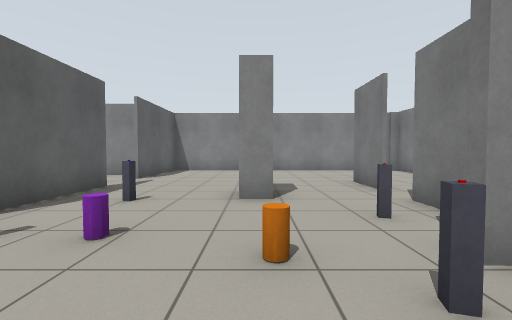
View 1 (above)

24 first-person views from a walk through a Gazebo world. The camera is 0.94 m above the floor, tilts 2° down and sees 90° across. The floor is counted in squares, 1 m on a side. Each view is taken from the middle of a square. On the plan, view 1 faces up. The plan holds only what a view shows up to about 10 squares ahead; the rest is blank.

View 2
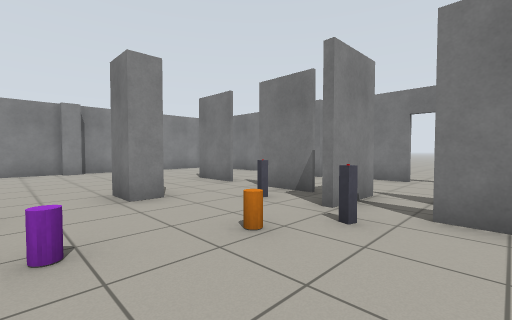

View 3
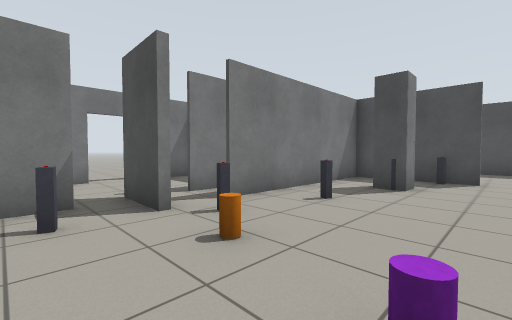

View 4
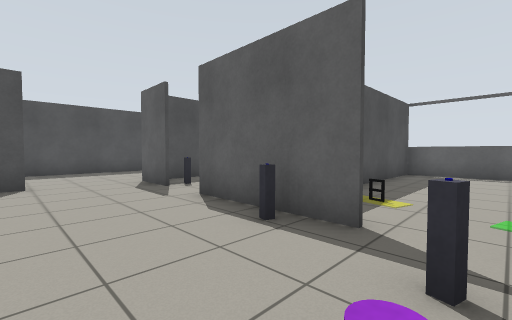

View 5
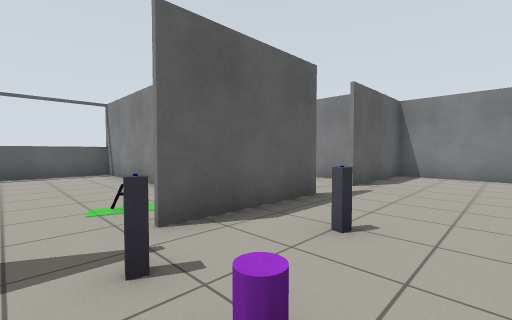

View 6
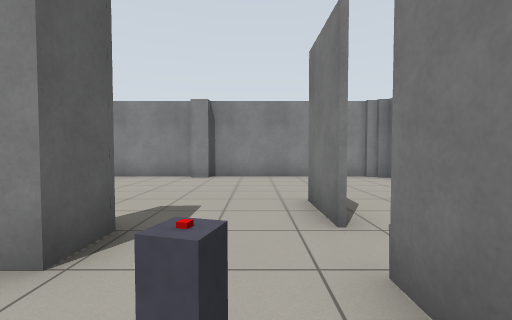

View 7
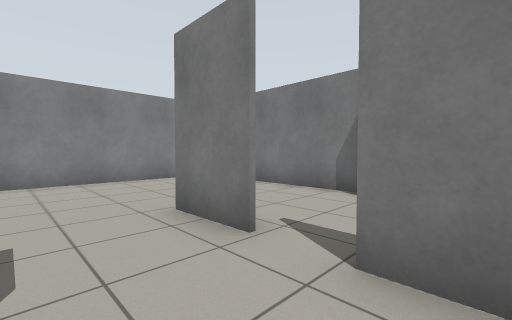

View 8
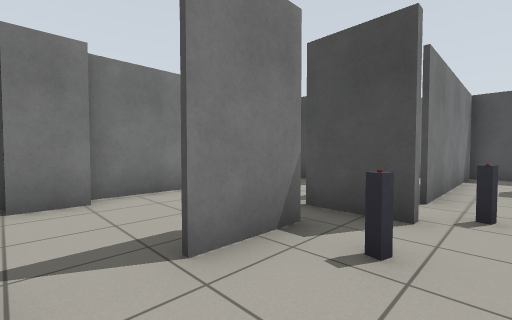

View 9
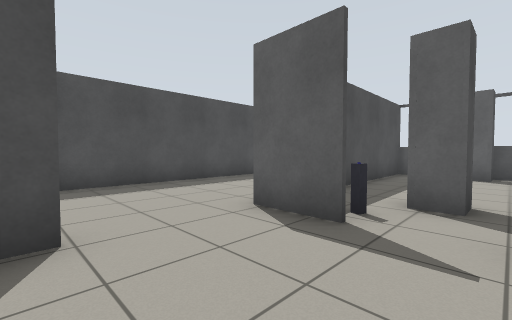

View 10
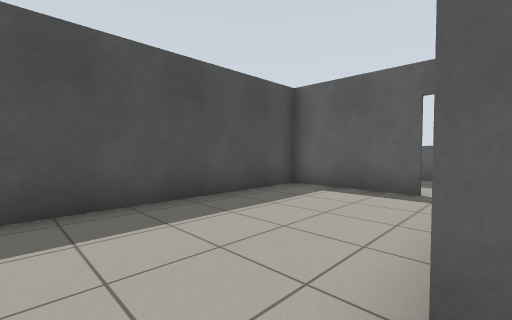

View 11
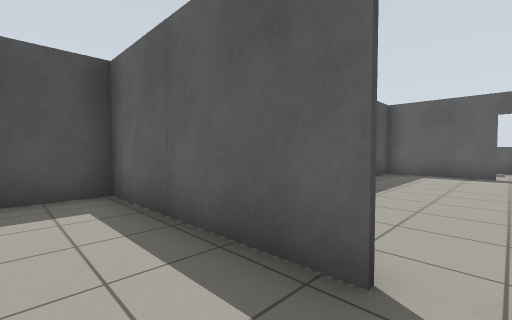

View 12
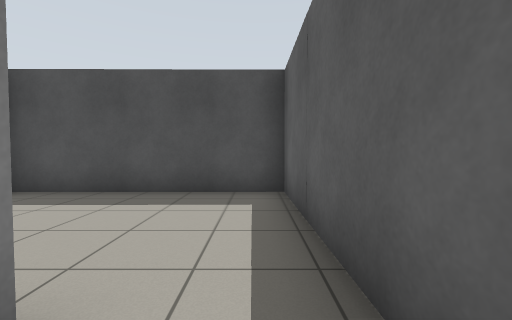

View 13
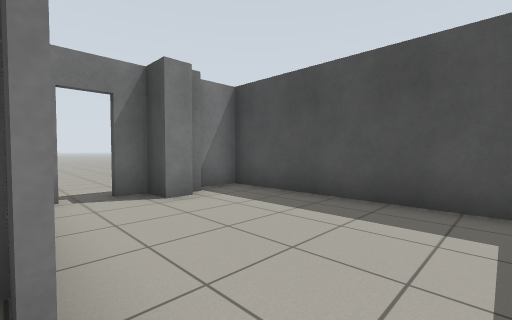

View 14
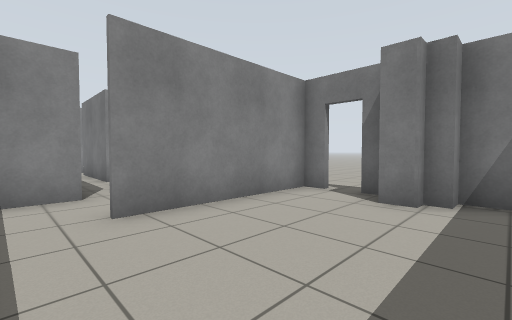

View 15
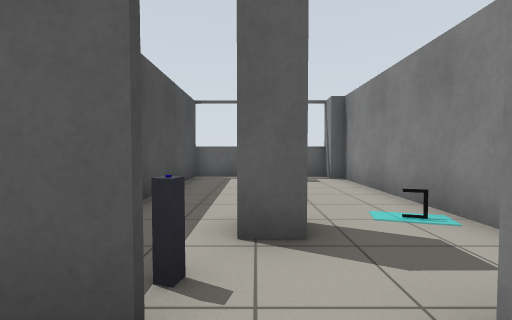

View 16
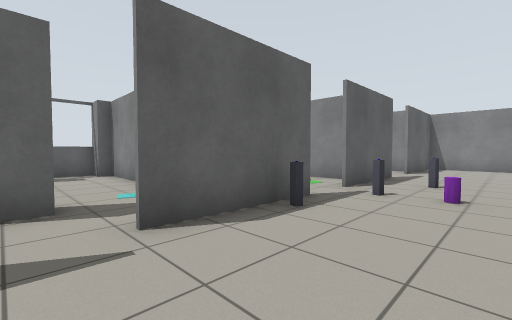

View 17
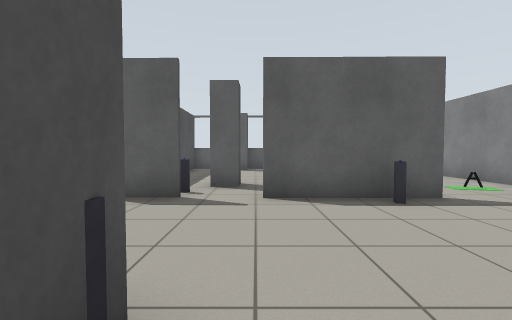

View 18
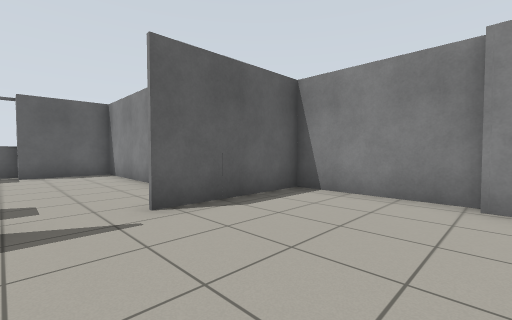

View 19
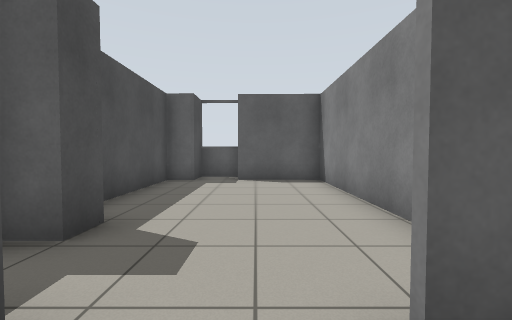

View 20
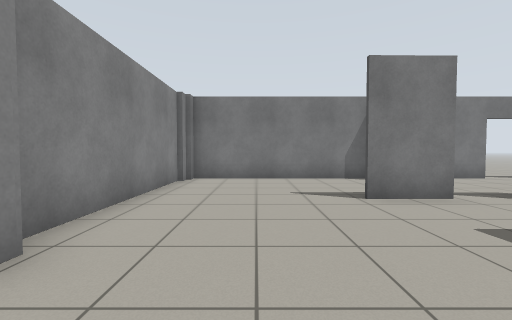

View 21
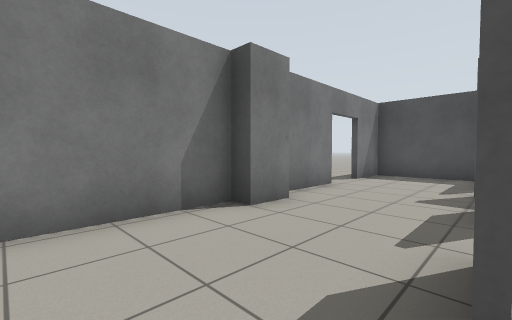

View 22
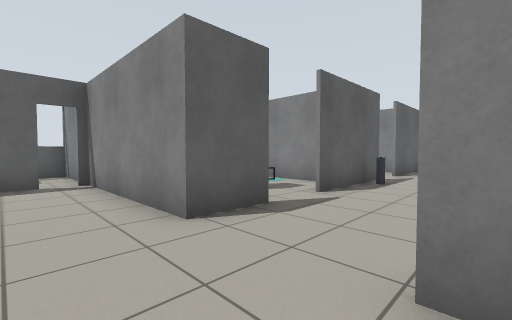

View 23
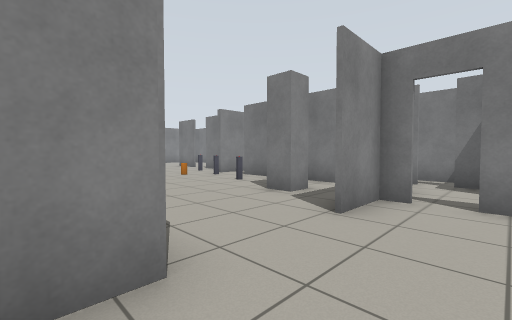

View 24
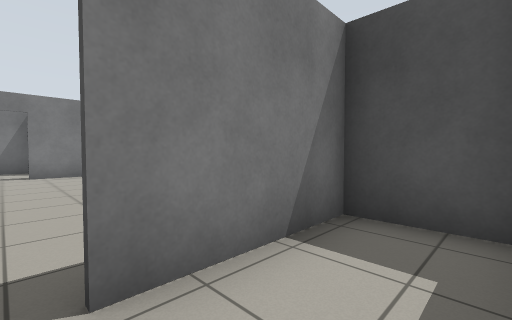

### Floor plan
Ten units are one square. View 1 is at (0, 0); x grows to the right and y downward. Boxes are objects, and circles mark ways between rooms. Rooms are numbered by the first view taken in them; rooms with no view inside come last. Other rooms are left out.
<svg viewBox="-132 -130 207 254">
<path fill="none" stroke="#000" d="M18 -23 35 -22M3 -60 3 -50 -3 -50 -3 -59M-41 -7 -41 16M30 -31 30 -49M-49 -50 -123 -51M35 -20 18 -21M-40 -69 -40 -33M30 -60 30 -79M37 13 64 13 65 -5M33 25 33 -9M-41 35 -41 52 -90 53M62 -48 62 -58 67 -58 67 -123 60 -123M67 -21 67 -49M-6 50 2 50M9 50 20 50 20 -8M2 58 2 51 -7 52M3 -121 -4 -121 -4 -125 -39 -125 -40 -87M2 83 2 66M-124 -1 -81 -1M61 -125 2 -125M-92 63 -92 96M-89 96 -12 95M-123 -51 -124 -1M20 70 32 70 33 60M3 66 3 119 67 118 67 86M67 77 67 71 20 71M22 51 9 51M68 104 63 103 63 99 59 99 59 94 68 94M-124 51 -124 71M-111 96 -89 96M-90 53 -127 53M-93 96 -93 63M-64 24 -57 25 -57 33M-53 1 -115 0M-122 23 -115 24 -115 29M-124 4 -124 51M-126 52 -49 51M-64 -60 -58 -60 -58 -54M-114 -61 -114 -51 -77 -52M-46 -101 -113 -101 -113 -74 -123 -74M-123 -74 -123 -61"/>
<rect x="-65" y="-15" width="10" height="10" fill="#bbb"><title>other object</title></rect>
<rect x="-55" y="-35" width="10" height="10" fill="#bbb"><title>other object</title></rect>
<rect x="-45" y="-25" width="10" height="10" fill="#bbb"><title>grey post</title></rect>
<rect x="-35" y="-35" width="10" height="10" fill="#bbb"><title>other object</title></rect>
<rect x="-35" y="-45" width="10" height="10" fill="#bbb"><title>grey post</title></rect>
<rect x="-25" y="-35" width="10" height="10" fill="#bbb"><title>purple cylinder</title></rect>
<rect x="-25" y="-65" width="10" height="10" fill="#bbb"><title>grey post</title></rect>
<rect x="-15" y="45" width="10" height="10" fill="#bbb"><title>grey post</title></rect>
<rect x="-5" y="25" width="10" height="10" fill="#bbb"><title>grey post</title></rect>
<rect x="-5" y="-25" width="10" height="10" fill="#bbb"><title>orange cylinder</title></rect>
<rect x="5" y="-5" width="10" height="10" fill="#bbb"><title>grey post</title></rect>
<rect x="5" y="-25" width="10" height="10" fill="#bbb"><title>other object</title></rect>
<rect x="5" y="-35" width="10" height="10" fill="#bbb"><title>grey post</title></rect>
<rect x="15" y="-45" width="10" height="10" fill="#bbb"><title>red box</title></rect>
<rect x="15" y="-55" width="10" height="10" fill="#bbb"><title>grey post</title></rect>
<rect x="-75" y="5" width="10" height="10" fill="#bbb"><title>other object</title></rect>
<rect x="-55" y="35" width="10" height="10" fill="#bbb"><title>other object</title></rect>
<rect x="-55" y="25" width="10" height="10" fill="#bbb"><title>grey post</title></rect>
<circle cx="0" cy="60" r="3" fill="#2a7"/>
<circle cx="-90" cy="60" r="3" fill="#2a7"/>
<circle cx="-40" cy="25" r="3" fill="#2a7"/>
<circle cx="-40" cy="-75" r="3" fill="#2a7"/>
<text x="-10" y="-30">1</text>
<text x="30" y="90">2</text>
<text x="-110" y="70">3</text>
<text x="-80" y="20">4</text>
<text x="-80" y="-80">5</text>
</svg>
Room 1 opens to room 2. Room 1 opens to room 3. Room 1 opens to room 4. Room 1 opens to room 5.

Where each view was taken, in squares from view 1:
view 1: 0 up, 0 right, facing up
view 2: 0 up, 2 left, facing up-right
view 3: 4 up, 2 left, facing down-right
view 4: 3 up, 1 left, facing down-left
view 5: 2 up, 1 left, facing up-left
view 6: 3 up, 2 right, facing up
view 7: 4 up, 1 right, facing up-right
view 8: 6 up, 1 right, facing down-right
view 9: 2 down, 1 left, facing down-left
view 10: 5 down, 3 left, facing down-left
view 11: 6 down, 2 right, facing down-left
view 12: 6 down, 1 right, facing down
view 13: 7 down, 1 right, facing down-right
view 14: 11 down, 1 right, facing up-right
view 15: 3 down, 3 left, facing left
view 16: 3 down, 1 left, facing up-left
view 17: 2 down, 1 right, facing left
view 18: 7 up, 0 right, facing up-left
view 19: 8 up, 3 left, facing left
view 20: 10 up, 2 left, facing right
view 21: 9 up, 3 right, facing down-right
view 22: 7 down, 1 left, facing up-left
view 23: 7 down, 5 left, facing up-right
view 24: 6 down, 11 left, facing down-right
